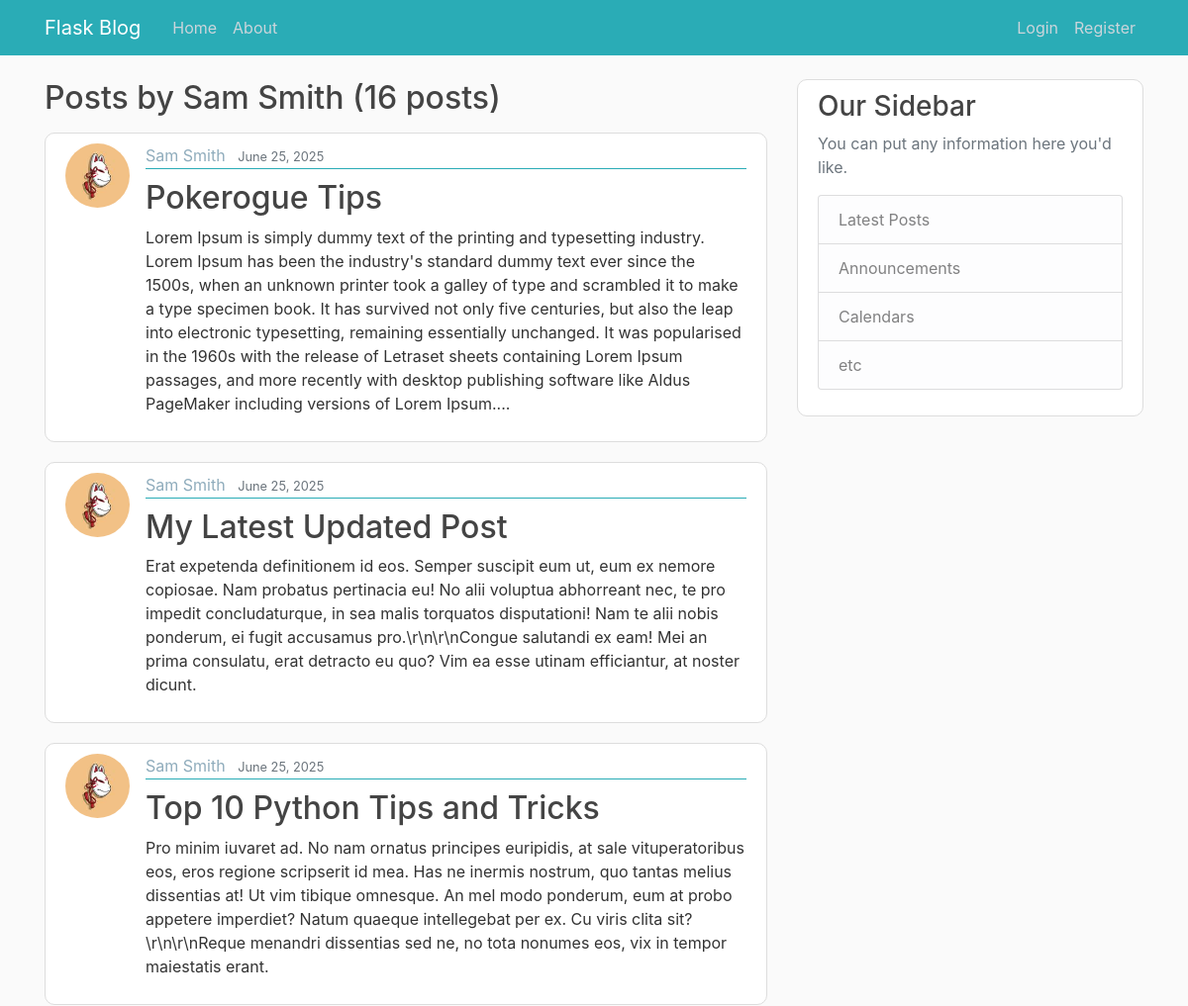
Page /user/sam smith (upper part) on the earlier database version.
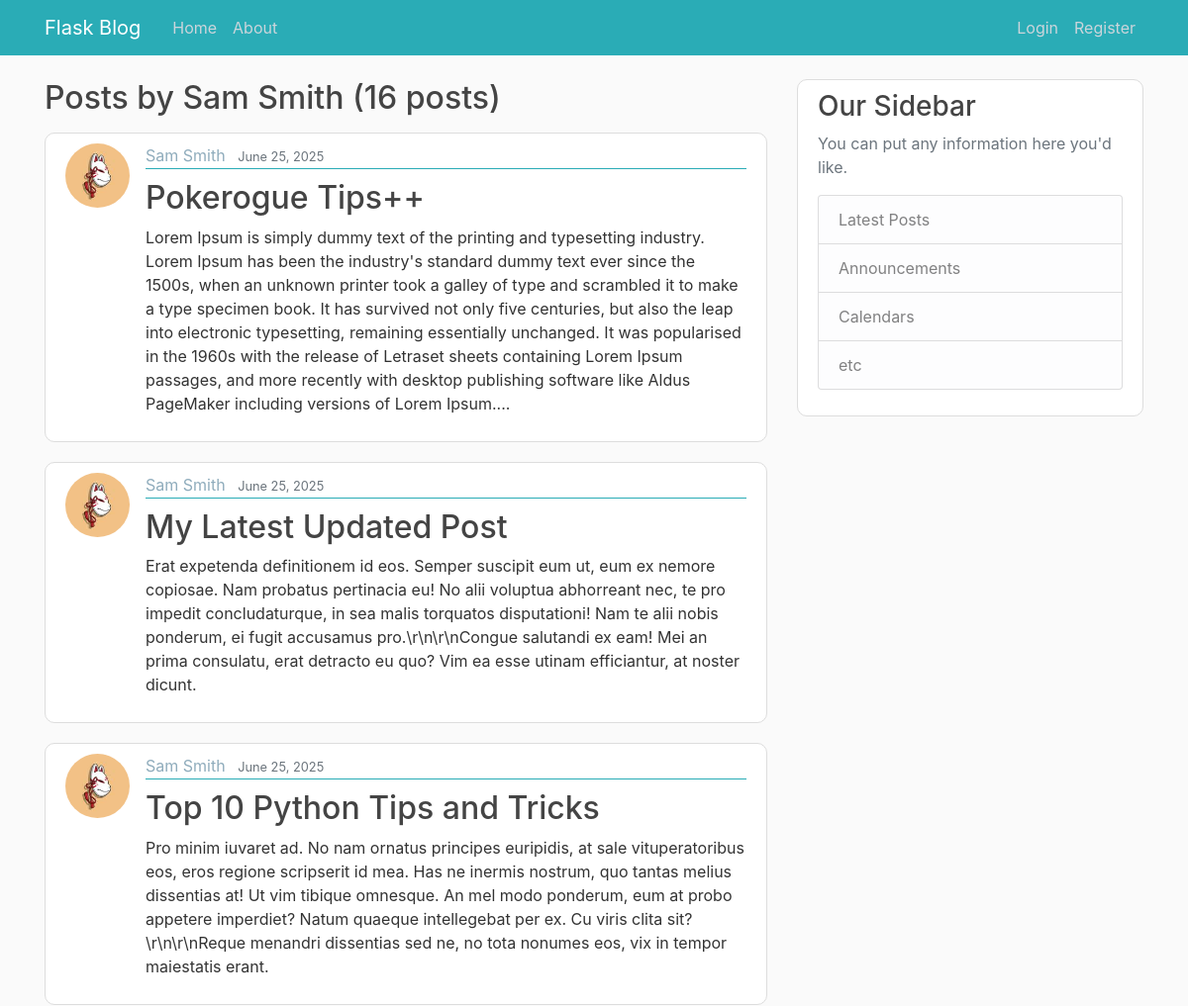
Same page on the later database version.
### flask_blog/models.py (models this page shows, shortened)
class Post(db.Model):
    id = db.Column(db.Integer, primary_key=True)
    title = db.Column(db.String(100), nullable=False)
    date_posted = db.Column(db.DateTime, nullable=False, default=lambda: datetime.now(timezone.utc))
    content = db.Column(db.Text, nullable=False)
    user_id = db.Column(db.Integer, db.ForeignKey('user.id'), nullable=False)

class User(db.Model, UserMixin):
    id = db.Column(db.Integer, primary_key=True)
    username = db.Column(db.String(20), unique=True, nullable=False)
    email = db.Column(db.String(120), unique=True, nullable=False)
    image_file = db.Column(db.String(20), nullable=False, default='default.jpg')
    password = db.Column(db.String(60), nullable=False)
    post = db.relationship('Post', backref='author', lazy=True)

### flask_blog/users/routes.py (the view)
@users.route("/user/<string:username>")
def user_posts(username):
    page = request.args.get('page', 1, type=int)
    user = User.query.filter_by(username=username).first_or_404()
    posts = Post.query\
            .filter_by(author=user)\
            .order_by(Post.date_posted.desc())\
            .paginate(page=page, per_page=5)
    return render_template('user_posts.html', posts=posts, user=user)

### flask_blog/templates/user_posts.html (shortened to what this page needs)
{% extends "layout.html" %}
{% block content %}
<h2 class="mb-3">Posts by {{ user.username.title() }} ({{ posts.total }} posts)</h2>
  {% for post in posts.items %}
    <article class="media content-section">
      <img class="rounded-circle article-img" src="{{ url_for('static', filename='profile_pics/' + post.author.image_file) }}">
      <div class="media-body">
        <div class="article-metadata">
          <a class="mr-2" href="{{ url_for('users.user_posts', username=post.author.username) }}">{{ post.author.username.title() }}</a>
          <small class="text-muted">{{ post.date_posted.strftime('%B %d, %Y') }}</small>
        </div>
        <h2 class="article-title-h2"><a class="article-title" href="{{ url_for('posts.post', post_id=post.id) }}">{{ post.title }}</a></h2>
        <p class="article-content">{{ post.content }}</p>
      </div>
    </article>
  {% endfor %}
{% endblock content %}

Differences in the rows shown:
changed Post: title "Pokerogue Tips" → "Pokerogue Tips++"
